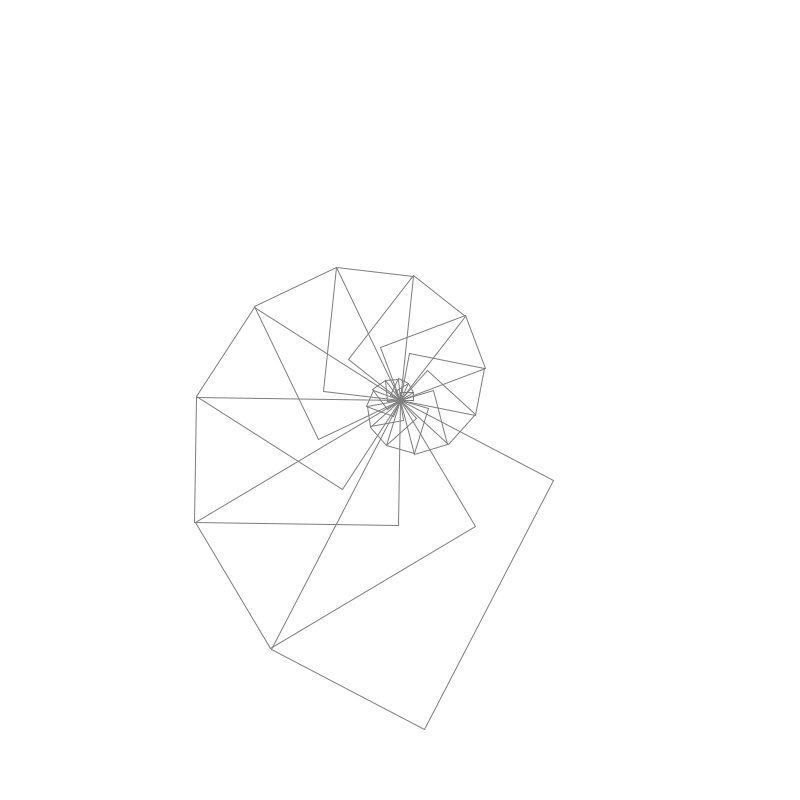
Frame 1 (no input)
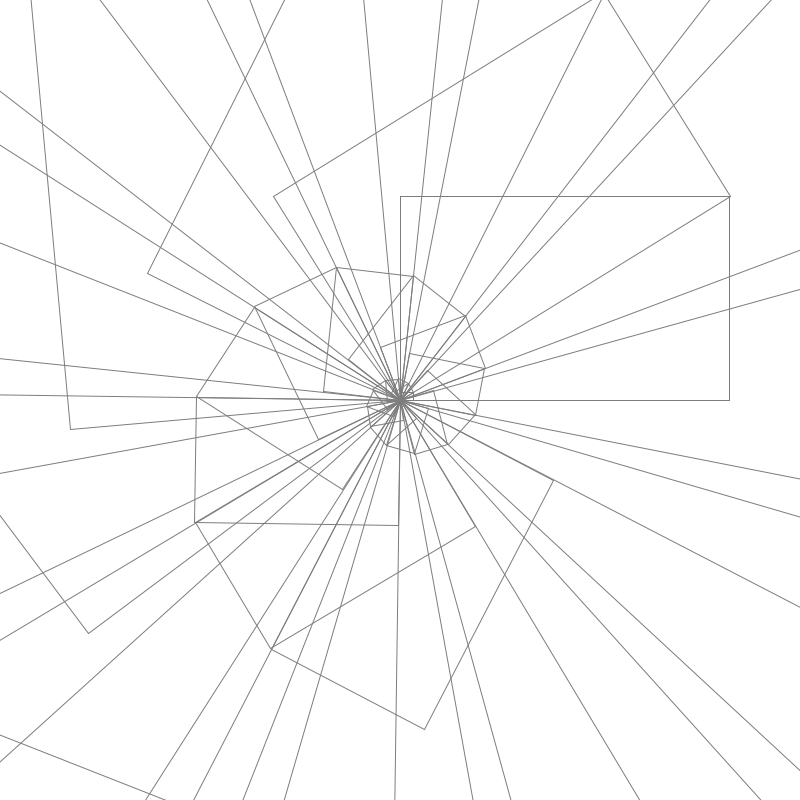
Frame 2 (the mouse pressed at the canvas centre, redrawn once)

The Processing sketch that drew these frames (run headless with seeded random() and noise(); the mouse was pressed at the canvas centre and the sketch redrawn once):

// Processing sketch: escalera_fibonacci
// ── escalera_fibonacci.pde
float phi = (1+sqrt(5))/2;
float ancho = 13;
float alto =8;
float angulo = 0;
int i = 0;

void setup() {
  size(800, 800);
  background(255);
  noLoop();
}

void draw() {
  
  stroke(125); // color del trazo
  noFill(); // sin rellenar
  
  translate(width/2,height/2);
  
  // Hago un for que recorra al menos 20 dibujos
  for (i=0; i<20;i++) {
    // primero, dibujo el rectángulo
    rect(0,0,ancho,-alto); // de base ancho y lado alto;
    // Segundo, calculo el ángulo de rotación
    angulo = atan(-alto/ancho);
    print(angulo);
    // Tercero, roto el punto de referencia
    rotate(angulo);
    // Cuarto, calculo nuevo ancho y alto:
    // El ancho, es la diagonal de antes y el alto, esa diagonal por el número aúreo
    float diagonal = sqrt(pow(ancho,2)+pow(alto,2));
    ancho = diagonal;
    alto = ancho/phi;          
  }  
}
